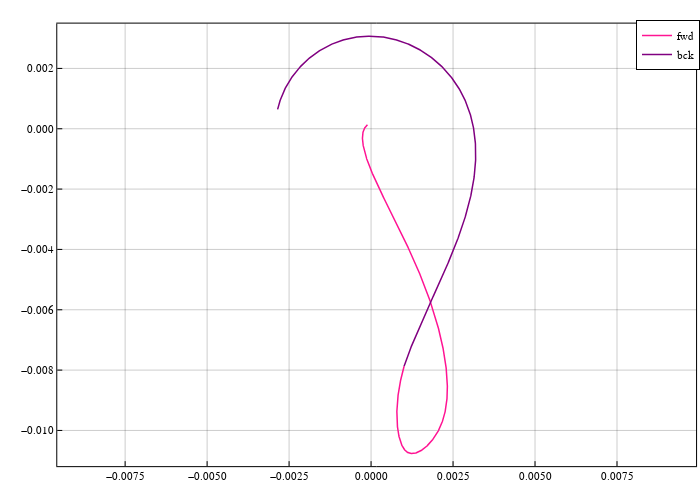

The cell this chart's notebook holds for it:
### Code cell
pcart = plot(size=(700,500), frame_style=:box, aspect_ratio=:equal, grid=0.4)

# trajectory
#plot!(Array(sol_fwd)[1,:], Array(sol_fwd)[2,:], color=:deeppink, linewidth=1.5, label="fwd")
plot!(sol_fwd_se[1,:], sol_fwd_se[2,:], color=:deeppink, linewidth=1.5, label="fwd")
plot!(sol_bck_se[1,:], sol_bck_se[2,:], color=:purple, linewidth=1.5, label="bck")

pcart

### Figure 1 — Plotly figure (JSON) as saved in the notebook; plotly's stock layout.template omitted (floating-point values rounded to 4 significant figures; data arrays with more than 128 entries replaced by an {"elided": "..."} marker saying what was removed)
{"data": [{"colorbar": {"title": ""}, "legendgroup": "fwd", "line": {"color": "rgba(255, 20, 147, 1.000)", "dash": "solid", "shape": "linear", "width": 1.5}, "mode": "lines", "name": "fwd", "showlegend": true, "type": "scatter", "x": {"elided": "1431 float values"}, "xaxis": "x", "y": {"elided": "1431 float values"}, "yaxis": "y", "zmax": null, "zmin": null}, {"colorbar": {"title": ""}, "legendgroup": "bck", "line": {"color": "rgba(128, 0, 128, 1.000)", "dash": "solid", "shape": "linear", "width": 1.5}, "mode": "lines", "name": "bck", "showlegend": true, "type": "scatter", "x": {"elided": "552 float values"}, "xaxis": "x", "y": {"elided": "552 float values"}, "yaxis": "y", "zmax": null, "zmin": null}], "layout": {"annotations": [], "height": 500, "legend": {"bgcolor": "rgba(255, 255, 255, 1.000)", "bordercolor": "rgba(0, 0, 0, 1.000)", "borderwidth": 1, "font": {"color": "rgba(0, 0, 0, 1.000)", "family": "sans-serif", "size": 11}, "title": {"font": {"color": "rgba(0, 0, 0, 1.000)", "family": "sans-serif", "size": 15}, "text": ""}, "tracegroupgap": 0, "traceorder": "normal", "x": 1, "xanchor": "auto", "y": 1, "yanchor": "auto"}, "margin": {"b": 20, "l": 0, "r": 0, "t": 20}, "paper_bgcolor": "rgba(255, 255, 255, 1.000)", "plot_bgcolor": "rgba(255, 255, 255, 1.000)", "showlegend": true, "width": 700, "xaxis": {"anchor": "y", "domain": [0.08181, 0.9944], "gridcolor": "rgba(0, 0, 0, 0.400)", "gridwidth": 0.5, "linecolor": "rgba(0, 0, 0, 1.000)", "mirror": true, "range": [-0.00957, 0.009911], "showgrid": true, "showline": true, "showticklabels": true, "tickangle": 0, "tickcolor": "rgb(0, 0, 0)", "tickfont": {"color": "rgba(0, 0, 0, 1.000)", "family": "sans-serif", "size": 11}, "tickmode": "array", "ticks": "inside", "ticktext": ["−0.0075", "−0.0050", "−0.0025", "0.0000", "0.0025", "0.0050", "0.0075"], "tickvals": [-0.0075, -0.005, -0.0025, 0, 0.0025, 0.005, 0.0075], "title": "", "titlefont": {"color": "rgba(0, 0, 0, 1.000)", "family": "sans-serif", "size": 15}, "type": "-", "visible": true, "zeroline": false, "zerolinecolor": "rgba(0, 0, 0, 1.000)"}, "yaxis": {"anchor": "x", "domain": [0.0301, 0.9921], "gridcolor": "rgba(0, 0, 0, 0.400)", "gridwidth": 0.5, "linecolor": "rgba(0, 0, 0, 1.000)", "mirror": true, "range": [-0.01118, 0.003485], "showgrid": true, "showline": true, "showticklabels": true, "tickangle": 0, "tickcolor": "rgb(0, 0, 0)", "tickfont": {"color": "rgba(0, 0, 0, 1.000)", "family": "sans-serif", "size": 11}, "tickmode": "array", "ticks": "inside", "ticktext": ["−0.010", "−0.008", "−0.006", "−0.004", "−0.002", "0.000", "0.002"], "tickvals": [-0.01, -0.008, -0.006, -0.004, -0.002, 0, 0.002], "title": "", "titlefont": {"color": "rgba(0, 0, 0, 1.000)", "family": "sans-serif", "size": 15}, "type": "-", "visible": true, "zeroline": false, "zerolinecolor": "rgba(0, 0, 0, 1.000)"}}}
